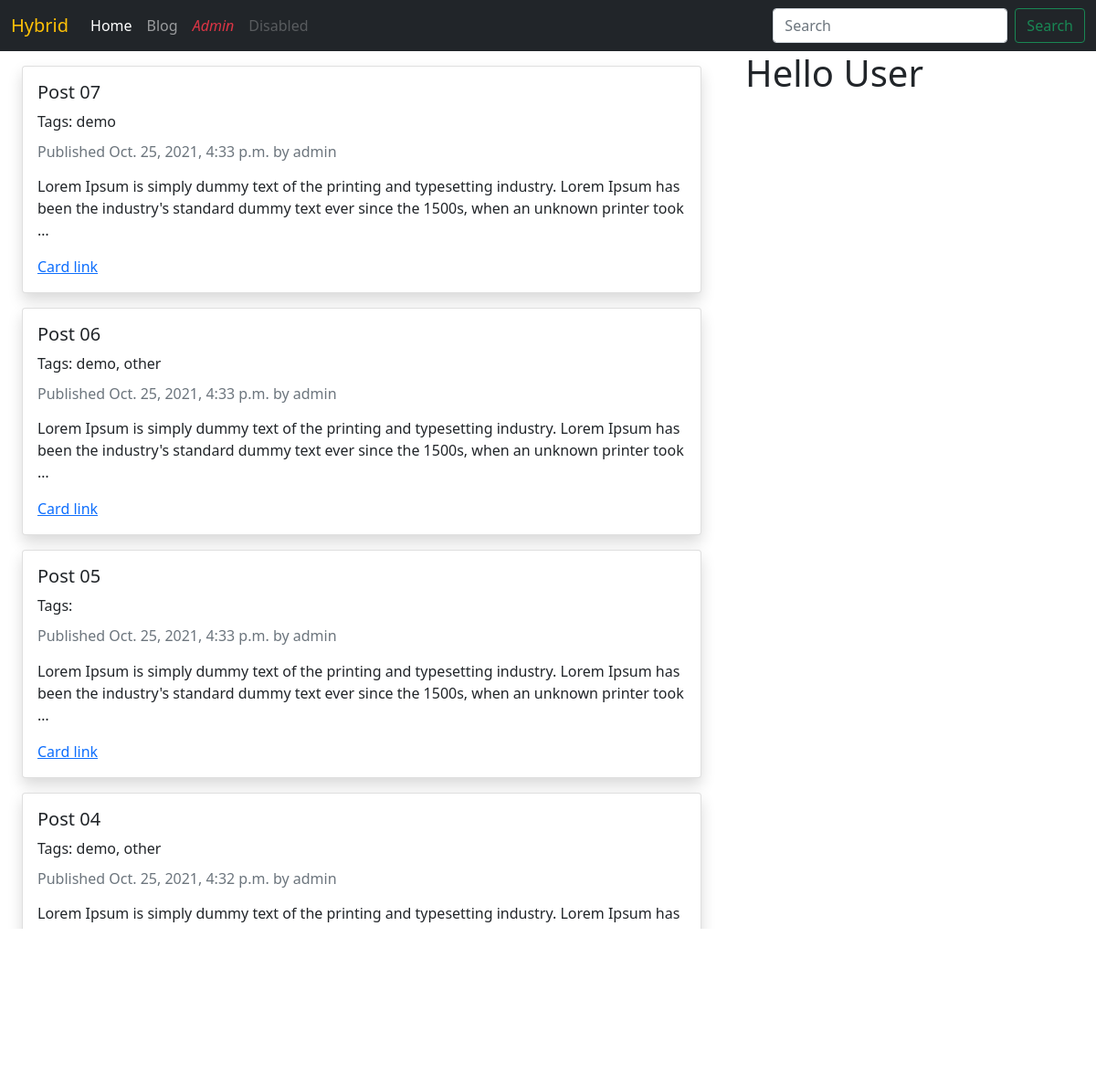
Screenshot of /blog/ with the database file from the repository.
### blog/models.py (models this page shows, shortened)
class Post(models.Model):
    STATUS_CHOICES = (
        ('draft', 'Draft'),
        ('published', 'Published'),
    )
    title = models.CharField(max_length=250)
    slug = models.SlugField(max_length=250, unique_for_date='publish')
    author = models.ForeignKey(
        User, on_delete=models.CASCADE, related_name='blog_posts')
    body = models.TextField()
    publish = models.DateTimeField(default=timezone.now)
    created = models.DateTimeField(auto_now_add=True)
    updated = models.DateTimeField(auto_now=True)
    status = models.CharField(
        max_length=10, choices=STATUS_CHOICES, default='draft')
    objects = models.Manager()  # The default manager
    published = PublishedManager()  # our custom manager
    tags = TaggableManager()
    def get_absolute_url(self):
        return reverse('blog:post_detail',
                       args=[self.publish.year,
                             self.publish.month,
                             self.publish.day, self.slug])
    class Meta:
        ordering = ('-publish', )
        verbose_name_plural = 'Post'

### blog/views.py (the view)
# urls.py: path('', PostListView.as_view(), name='post_list'),
class PostListView(ListView):
    queryset = Post.published.all()
    context_object_name = 'posts'
    paginate_by = 4
    template_name = 'blog/post/list.html'

### templates/blog/post/list.html (shortened to what this page needs)
{% extends "base/base.html" %}
{% block content %}
{% for post in posts %}
<div class="container">
    <div class="card shadow rounded my-3 ">
        <div class="card-body">
            <h5 class="card-title">{{ post.title }}</h5>
            <p class="tags">Tags: {{ post.tags.all|join:", " }}</p>
            <h6 class="card-subtitle mb-2 text-muted">Published {{ post.publish }} by {{ post.author }}</h6>
            <p class="card-text">{{ post.body|truncatewords:30|linebreaks }}</p>
            <a href="{{ post.get_absolute_url }}" class="card-link">Card link</a>
        </div>
    </div>
</div>
{% endfor %}
{% include "blog/post/pagination.html" with page=page_obj %}
{% endblock %}
{% block sidebar %}
<h1>
    Hello User
</h1>
{% endblock %}

### rows the page displays
Post: title "Post 07", tags.all "demo", publish "Oct. 25, 2021, 4:33 p.m.", author "admin", body "Lorem Ipsum is simply dummy text of the printing and typesetting industry. Lorem Ipsum has been the industry's standard dummy text ever since the 1500s, when an unknown printer took …"
Post: title "Post 06", tags.all "demo, other", publish "Oct. 25, 2021, 4:33 p.m.", author "admin", body "Lorem Ipsum is simply dummy text of the printing and typesetting industry. Lorem Ipsum has been the industry's standard dummy text ever since the 1500s, when an unknown printer took …"
Post: title "Post 05", publish "Oct. 25, 2021, 4:33 p.m.", author "admin", body "Lorem Ipsum is simply dummy text of the printing and typesetting industry. Lorem Ipsum has been the industry's standard dummy text ever since the 1500s, when an unknown printer took …"
Post: title "Post 04", tags.all "demo, other", publish "Oct. 25, 2021, 4:32 p.m.", author "admin", body "Lorem Ipsum is simply dummy text of the printing and typesetting industry. Lorem Ipsum has been the industry's standard dummy text ever since the 1500s, when an unknown printer took …"
